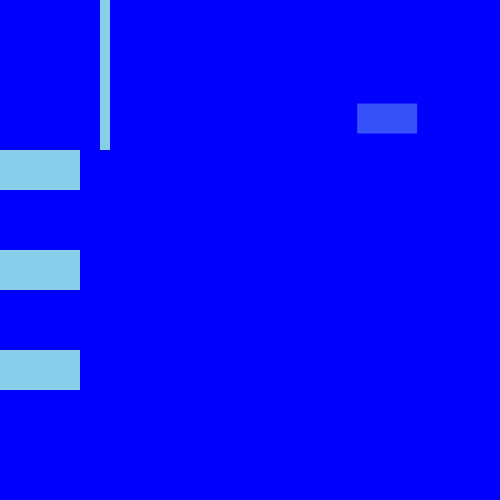
Frame 1 (no input)
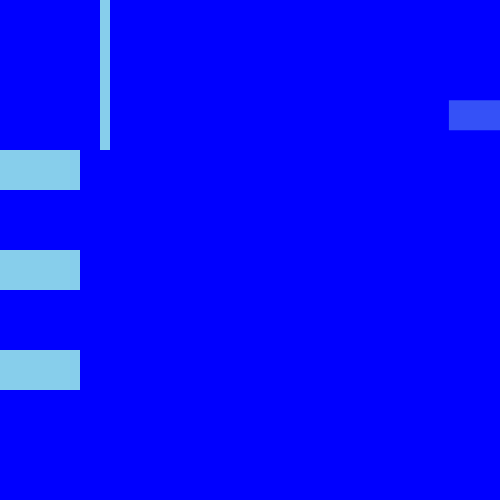
Frame 60 (no input)
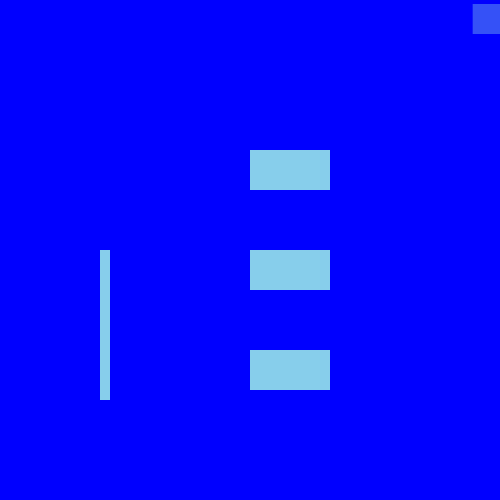
Frame 120 (the mouse pressed at the canvas centre since frame 60)

The p5.js sketch that drew these frames (run headless with seeded random() and noise() and a simulated clock; from frame 60 on, the mouse is pressed at the canvas centre):

// p5.js sketch
// ── sketch.js
//homework 2.2

// description: animation

// var horizontalCenter= width/2
// var diameter= 100

var bleColor=255;
var grn=255;
var rct=0;
var rctl=rct+1;
var spot={
  x:50,
  y:100
};

function setup() {

createCanvas(500,500);
}

function draw() {
  // screen changes color from right to left
  var bl=map(mouseX,0,500,0,255);
  var rd=map(mouseX,0,500,255,0);
  var rctl=rctl+1
  background(0,0,bleColor);
// rect side to side
  noStroke();
  fill(135,206,235);
  rect(mouseX,150,80,40);
  rect(mouseX,250,80,40);
  rect(mouseX,350,80,40);
//moving square
noStroke();
fill(135,206,235);
rect(rctl,50,50,50);
// circle up and down
  noStroke();
  fill(135,206,235);
  rect(100,mouseY,10,150);
// moving rectangles
frameRate(20);
  spot.x=random(0,width);
  spot.y=random(0,height);
  fill(135,206,235,100);
  rect(spot.x,spot.y,60,30);

}
